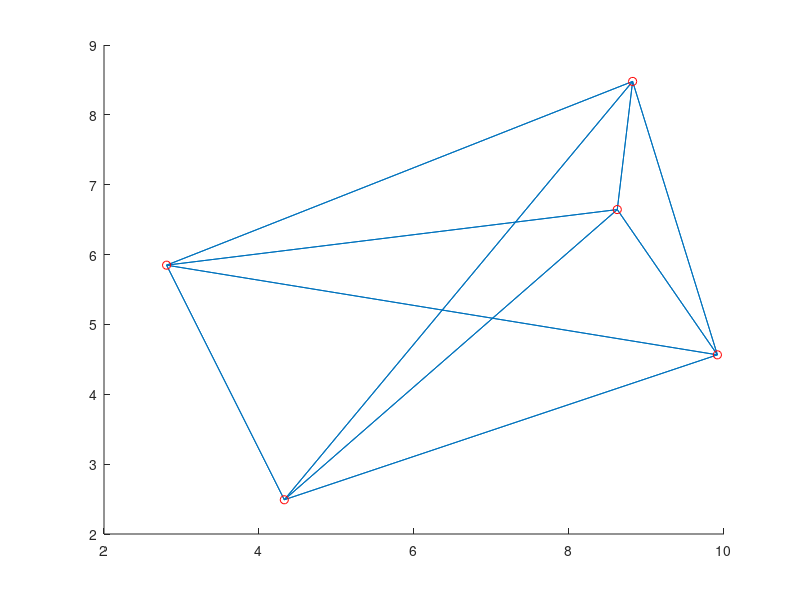

This chart was generated by the following MATLAB code:
x=10*rand(1,5); y=10*rand(1,5);

    for i=1:length(x)
         for j=1:length(y)
             line([x(i),x(j)],[y(i),y(j)]);
             hold on;
         end
    end
  plot(x,y,'ro');